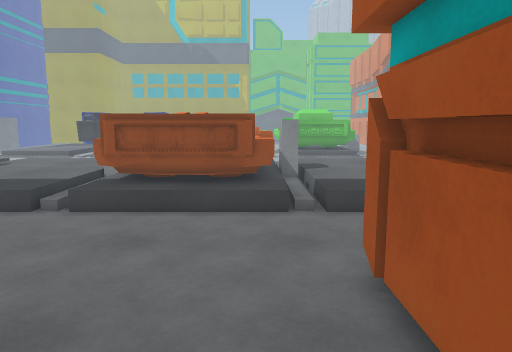
[1] (above)

24 first-person views from a walk through a Unity game level. The camera is 1.4 m above the floor, tilts 8° down and sees 70° across. The floor is counted in squares, 0.5 m on a side. Each view is taken from the middle of a square. On the plan, view 1 faces up. The plan holds only what a view shows up to about 20 squares ahead; the rest is blank. The place goes on beyond the plan. Surface patterns are stand-ins for the level's own textures.

[2]
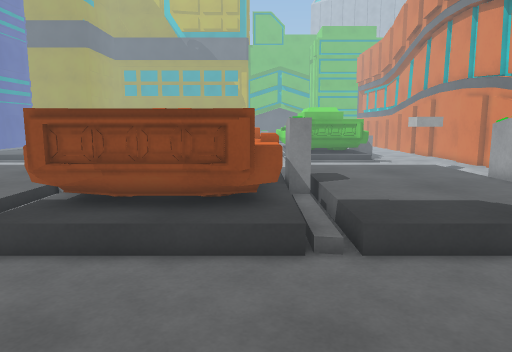

[3]
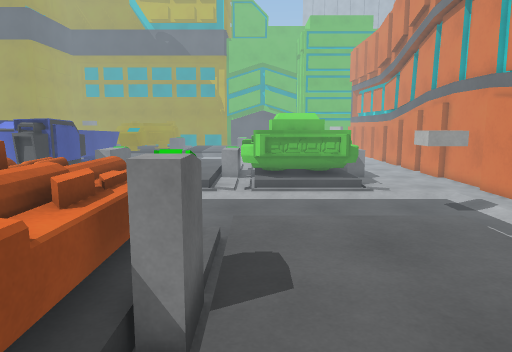

[4]
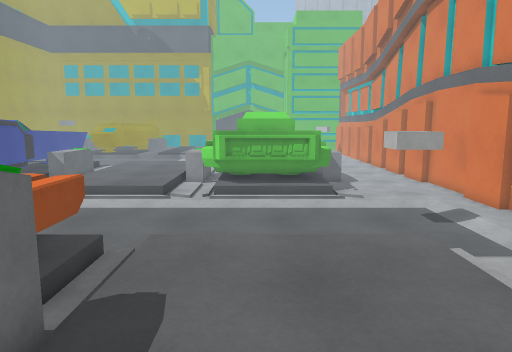

[5]
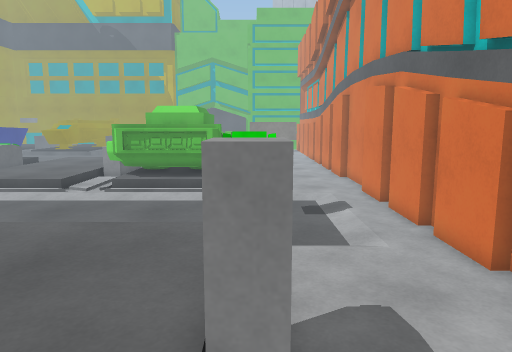

[6]
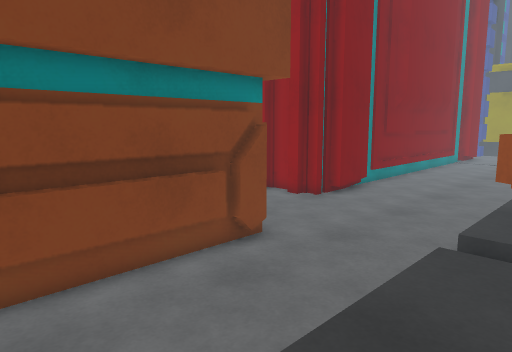

[7]
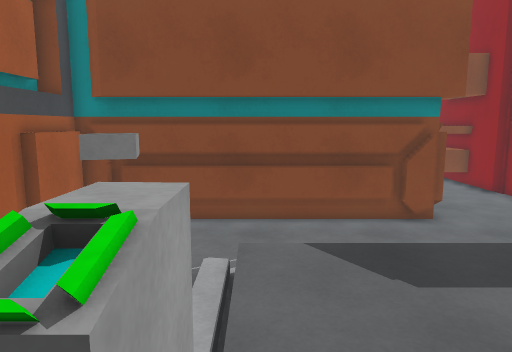

[8]
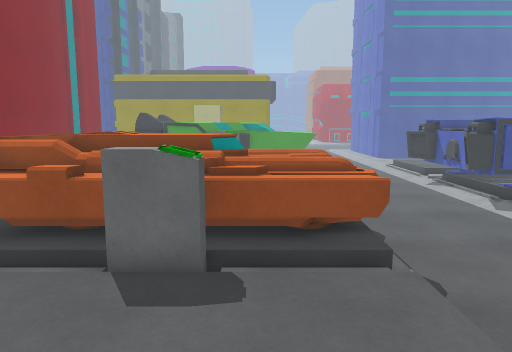

[9]
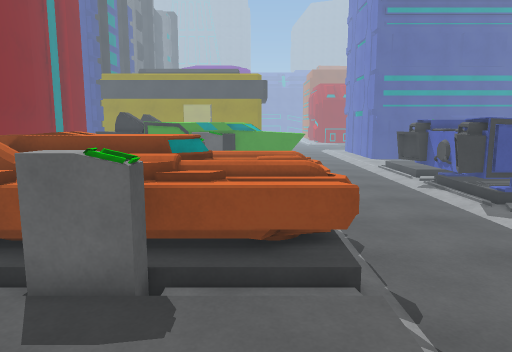

[10]
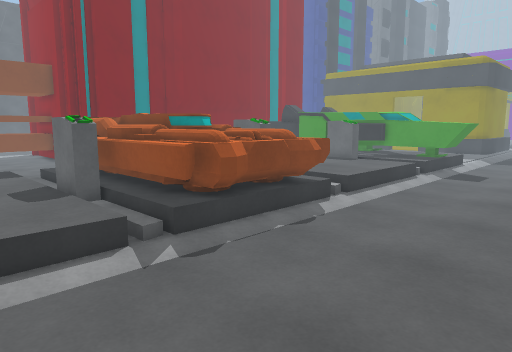

[11]
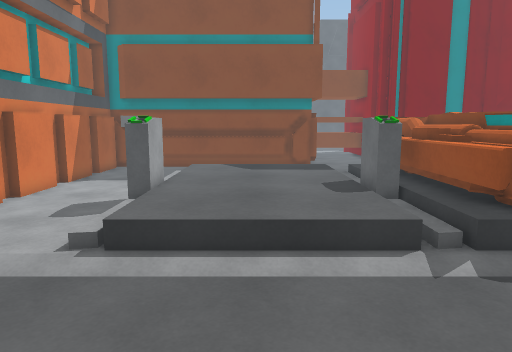

[12]
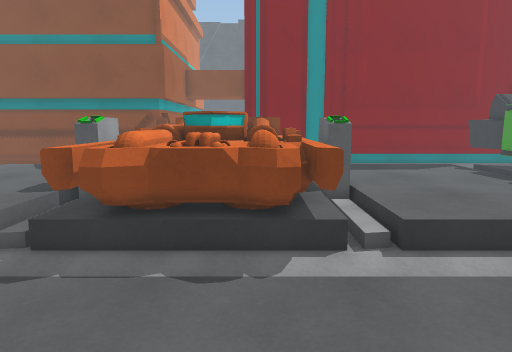

[13]
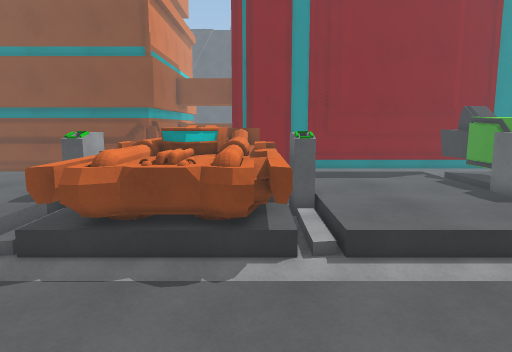

[14]
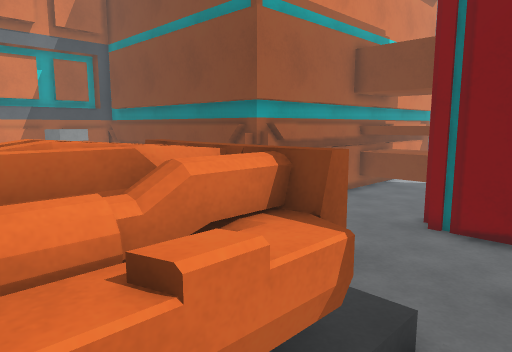

[15]
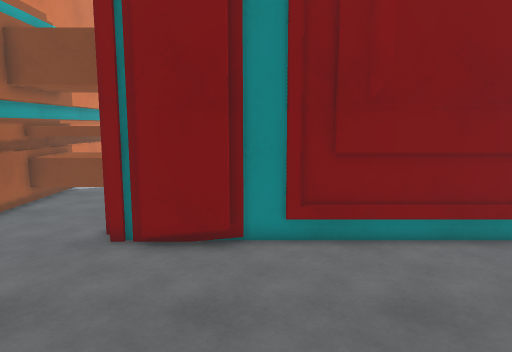

[16]
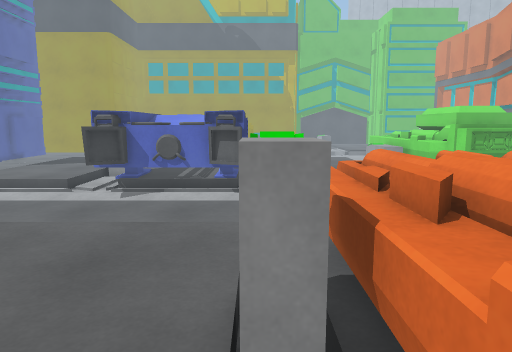

[17]
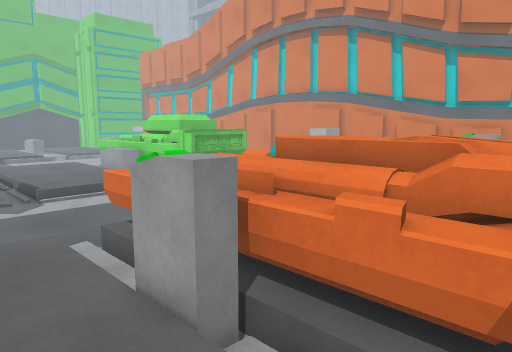

[18]
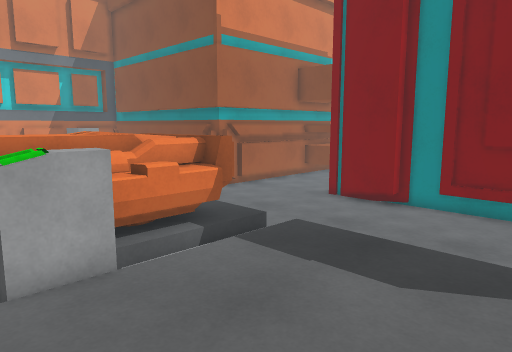

[19]
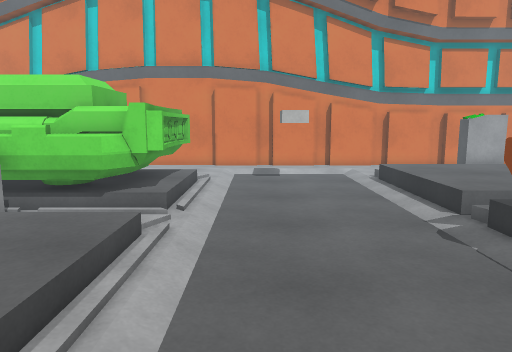

[20]
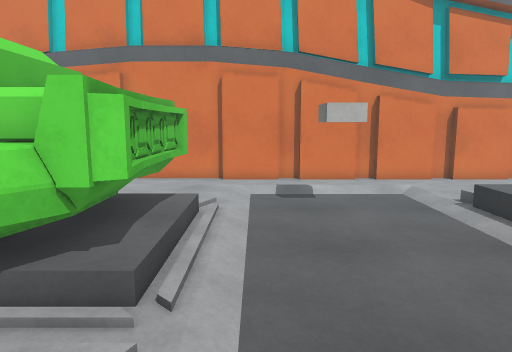

[21]
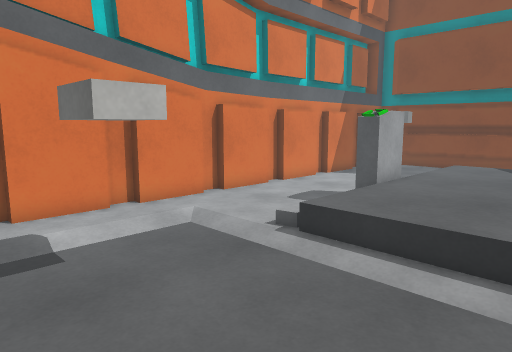

[22]
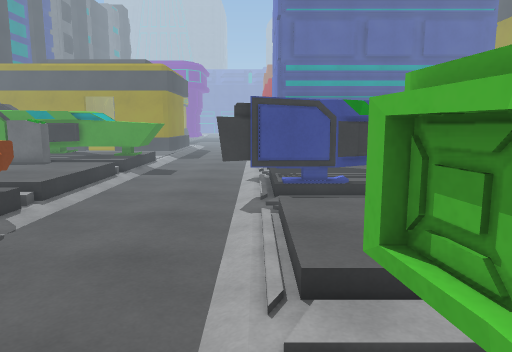

[23]
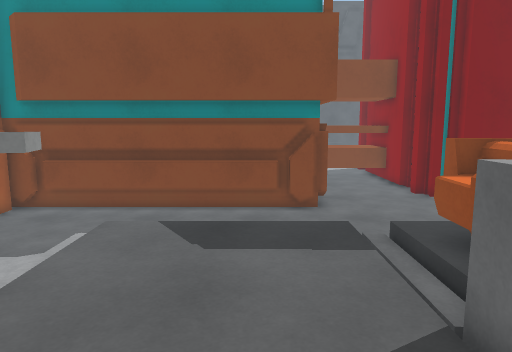

[24]
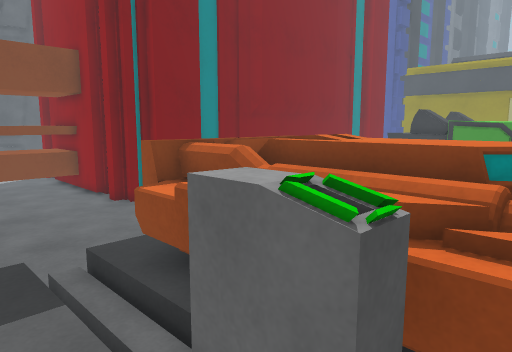

### Floor plan
Key: @ floor where view 1 was taken; # wall or solid block; . main floor; : floor 0.25 m higher than the main floor; / step, stairs or slope; = window, fence, low wall or low ledge; ^ raised ledge; B block; O other object.
Columns run from 14 left of view 1 to 15 right of it. Each row starts with its distance up from view 1.
 34  ^^^^ ^..::::::.^^^^^^^^. ....
 33 ^^ ^ ^^=.::::::.######^=......
 32 ^^^^^^^#.::::::..^^^^^^......#
 31 ^#^^^#^#.....................#
 30 ##...##......................#
 29 .............................#
 28 ........................BB...#
 27 ........................BB...#
 26 ........................BB...#
 25 .............................#
 24 .............................#
 23 ////////#O#^^#O#/////////....#
 22 :::::::/=^^^^#^^/:::::::/....#
 21 :::::::/^^^^^^^^/:::::::/....#
 20 :::::::/^^^^^^^^/:::::::/....^
 19 :::::::^^^^^^^^^#:::::::^....^
 18 :::::::^^^^^^^^^^:::::::^.....
 17 :::::::^^^^^^^^^^:::::::^....=
 16 :::::::/^^^^^^^^/::::::: ....^
 15 :::::::/^^^^^^^^/:::::::/....^
 14 :::::::/^^^^^^^^/:::::::/....#
 13 :::::::/=^^^^^^=/:::::::/....^
 12 ::::::://^^^^^^O/:::::::/....^
 11     ..................  ..BB.^
 10  ...................... ..BB =
  9  ............................^
  8  ............................^
  7 .................#############
  6 ................###
  5 .......###......#
  4 ###########.....#
  3           #.....#
  2           #.....#
  1           ##....#
  0            #..@.#
 -1            #====#
 -2             ^^^^#
 -3              ^^^#

Where each view was taken, in squares from view 1:
view 1: 0 up, 0 right, facing up
view 2: 4 up, 0 right, facing up
view 3: 12 up, 3 right, facing up
view 4: 14 up, 5 right, facing up
view 5: 14 up, 10 right, facing up
view 6: 14 up, 10 right, facing down-left
view 7: 20 up, 9 right, facing down
view 8: 20 up, 9 right, facing left
view 9: 21 up, 8 right, facing left
view 10: 31 up, 6 right, facing down-left
view 11: 31 up, 6 right, facing down
view 12: 31 up, 4 left, facing down
view 13: 32 up, 5 left, facing down
view 14: 17 up, 8 left, facing down-right
view 15: 15 up, 8 left, facing down
view 16: 14 up, 7 left, facing up
view 17: 13 up, 10 left, facing up-right
view 18: 20 up, 14 left, facing down-right
view 19: 29 up, 8 left, facing right
view 20: 30 up, 2 left, facing right
view 21: 30 up, 4 right, facing down-right
view 22: 31 up, 6 right, facing left
view 23: 22 up, 5 right, facing down
view 24: 20 up, 4 right, facing down-left
